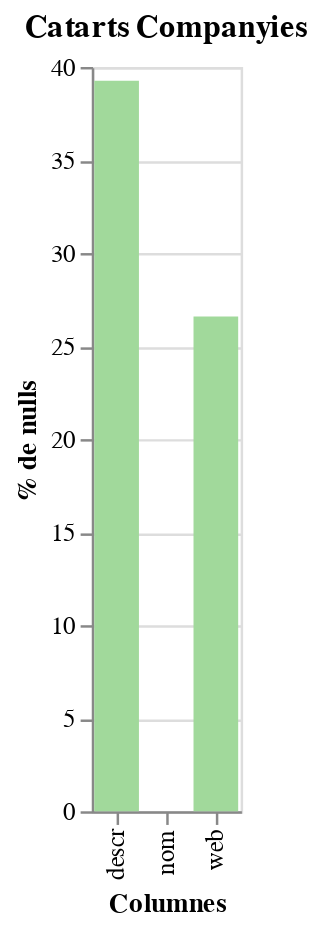

The cell this chart's notebook holds for it:
### Code cell
grafic('/catarts_companyies.txt',['reference', 'facebook', 'myspace', 'twitter'], 'Catarts Companyies')

### Figure 1 — Vega-Lite specification as saved in the notebook (floating-point values rounded to 4 significant figures)
{"config": {"view": {"continuousWidth": 400, "continuousHeight": 300}}, "data": {"name": "data-97c4a4d5d6da66fc250fb5cc3dfa3a16"}, "mark": {"type": "bar", "color": "#a1d99b"}, "encoding": {"x": {"field": "Column", "title": "Columnes", "type": "nominal"}, "y": {"field": "Null Count", "title": "% de nulls", "type": "quantitative"}}, "title": "Catarts Companyies", "$schema": "https://vega.github.io/schema/vega-lite/v4.17.0.json", "datasets": {"data-97c4a4d5d6da66fc250fb5cc3dfa3a16": [{"Column": "descr", "Null Count": 39.26}, {"Column": "nom", "Null Count": 0.0}, {"Column": "web", "Null Count": 26.6}]}}
